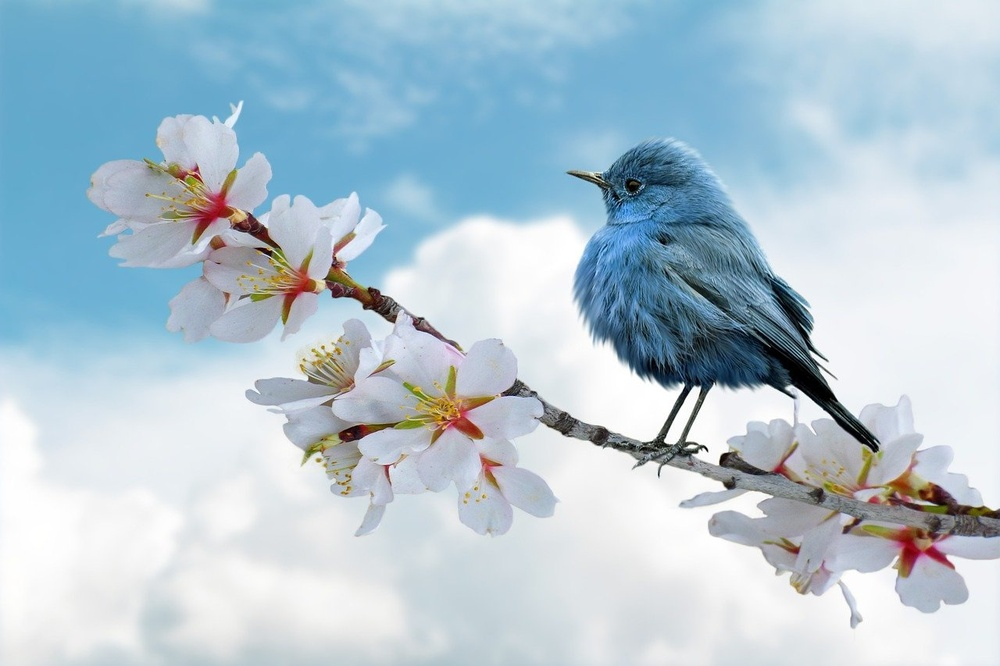
#> input picture highq.jpg, 1000 x 666 px, shrunk from 1280 x 853 before the run
$ python psnr.py
#> lines starting #> are read from the running program, lines starting #| are printed output that depends on the picture; long printed decimals are rounded
import cv2
import math
import copy
import numpy as np


# 0 <= th < 1
# The smaller the 'th', the noiser the image
def get_noisy_img(origin_img, th=0.7):
    img = copy.copy(origin_img)
    h, w, c = img.shape

    for k in range(c):
        rand_mat1 = np.random.rand(h, w)
        rand_mat2 = np.random.rand(h, w)

        for i, low in enumerate(rand_mat1):
            for j, val in enumerate(low):
                if val >= th:
                    img[i][j][k] *= rand_mat2[i][j]
    return img


def get_psnr_score(img1, img2):
    mse = np.square(np.subtract(img1, img2)).mean() # MSE

    if mse == 0:
        return 100

    PIXEL_MAX = 255.0
    psnr_score = 20 * math.log10(PIXEL_MAX / math.sqrt(mse))

    return psnr_score


origin_img = cv2.imread("highq.jpg")
#> origin_img is the input picture: shape (666, 1000, 3); mean B, G, R 210.6, 198.5, 178.3
origin_psnr_score = get_psnr_score(origin_img, origin_img)
#> in get_psnr_score, `mse = np.square(np.subtract(img1, img2)).mean()`: mse = 0
#> origin_psnr_score = 100

noisy_img = get_noisy_img(origin_img)
#> after the loop in get_noisy_img, `for k in range(c):`:
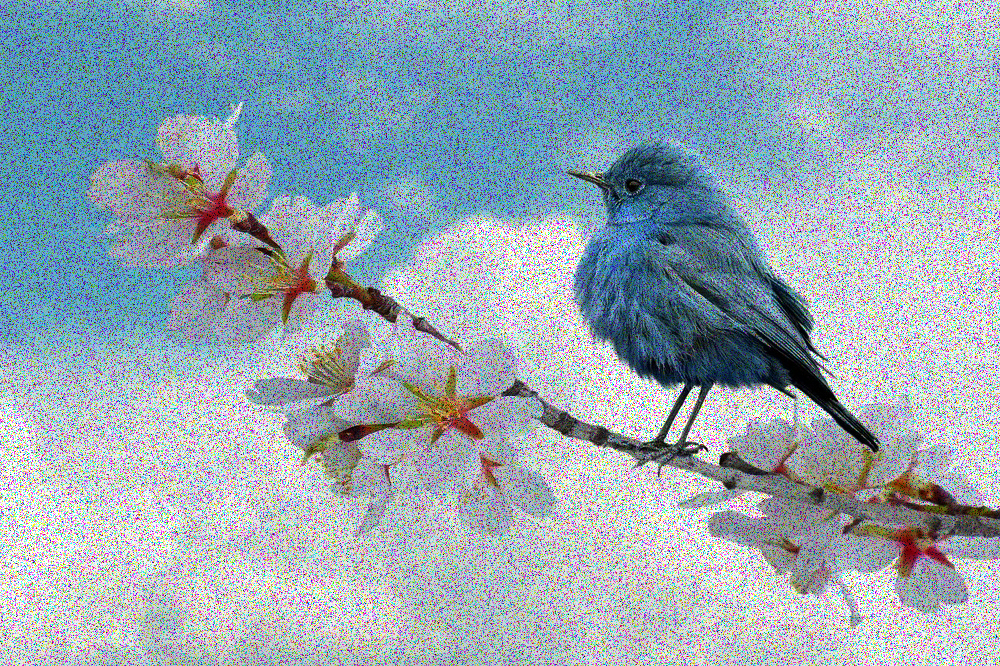
#> img: shape (666, 1000, 3); mean B, G, R 178.9, 168.5, 151.5
noisy_psnr_score = get_psnr_score(origin_img, noisy_img)
#> noisy_psnr_score = 33.09

blurred_img = cv2.GaussianBlur(origin_img, (0, 0), 5)
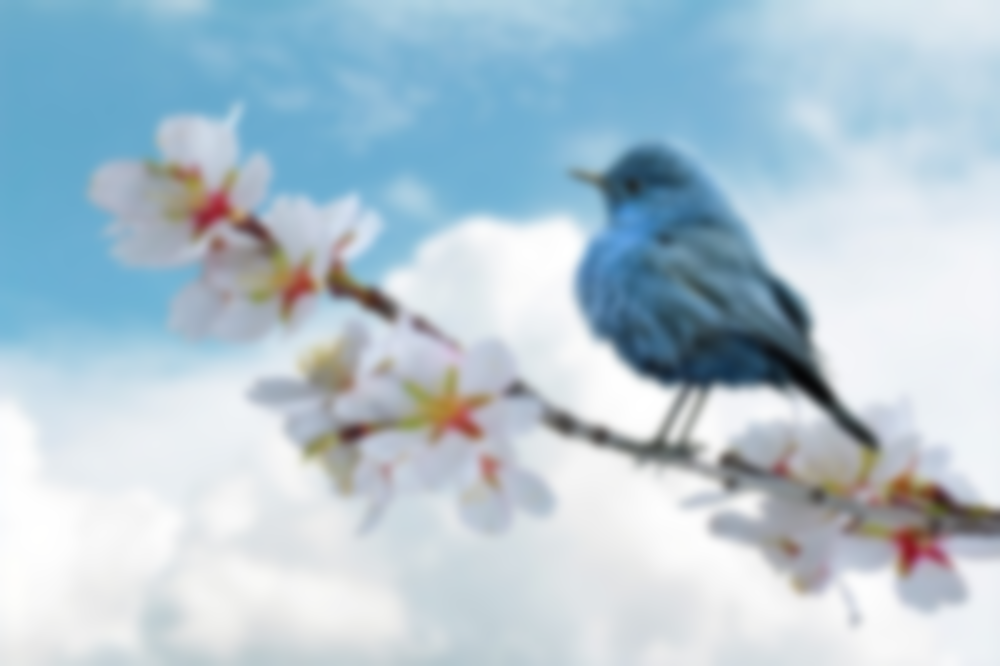
#> blurred_img: shape (666, 1000, 3); mean B, G, R 210.6, 198.5, 178.3
blurred_psnr_score = get_psnr_score(origin_img, blurred_img)
#> blurred_psnr_score = 34.22

print("PSNR with original:", origin_psnr_score)
#| PSNR with original: 100
print("PSNR with blurred:", noisy_psnr_score)
#| PSNR with blurred: 33.095
print("PSNR with noisy:", blurred_psnr_score)
#| PSNR with noisy: 34.218
